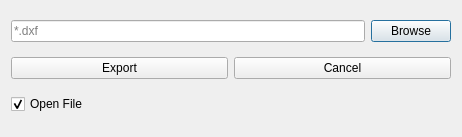
<?xml version="1.0" encoding="UTF-8"?>
<ui version="4.0">
 <class>Dialog</class>
 <widget class="QDialog" name="Dialog">
  <property name="geometry">
   <rect>
    <x>0</x>
    <y>0</y>
    <width>462</width>
    <height>137</height>
   </rect>
  </property>
  <property name="windowTitle">
   <string>Export Plans to DXF</string>
  </property>
  <property name="windowIcon">
   <iconset>
    <normaloff>:/osafe_images/dxf.svg</normaloff>:/osafe_images/dxf.svg</iconset>
  </property>
  <layout class="QVBoxLayout" name="verticalLayout">
   <item>
    <layout class="QHBoxLayout" name="horizontalLayout">
     <item>
      <widget class="QLineEdit" name="filename">
       <property name="inputMask">
        <string/>
       </property>
       <property name="text">
        <string/>
       </property>
       <property name="placeholderText">
        <string>*.dxf</string>
       </property>
      </widget>
     </item>
     <item>
      <widget class="QPushButton" name="browse">
       <property name="text">
        <string>Browse</string>
       </property>
      </widget>
     </item>
    </layout>
   </item>
   <item>
    <layout class="QHBoxLayout" name="horizontalLayout_2">
     <item>
      <widget class="QPushButton" name="export_button">
       <property name="text">
        <string>Export</string>
       </property>
       <property name="icon">
        <iconset resource="../../civiltools.qrc">
         <normaloff>:/civiltools/images/dxf.svg</normaloff>:/civiltools/images/dxf.svg</iconset>
       </property>
       <property name="iconSize">
        <size>
         <width>40</width>
         <height>40</height>
        </size>
       </property>
      </widget>
     </item>
     <item>
      <widget class="QPushButton" name="cancel_pushbutton">
       <property name="text">
        <string>Cancel</string>
       </property>
       <property name="icon">
        <iconset resource="../../civiltools.qrc">
         <normaloff>:/civiltools/images/cancel.svg</normaloff>:/civiltools/images/cancel.svg</iconset>
       </property>
       <property name="iconSize">
        <size>
         <width>40</width>
         <height>40</height>
        </size>
       </property>
      </widget>
     </item>
    </layout>
   </item>
   <item>
    <widget class="QCheckBox" name="open_checkbox">
     <property name="enabled">
      <bool>true</bool>
     </property>
     <property name="text">
      <string>Open File</string>
     </property>
     <property name="checked">
      <bool>true</bool>
     </property>
    </widget>
   </item>
  </layout>
 </widget>
 <resources>
  <include location="../../civiltools.qrc"/>
 </resources>
 <connections/>
</ui>
